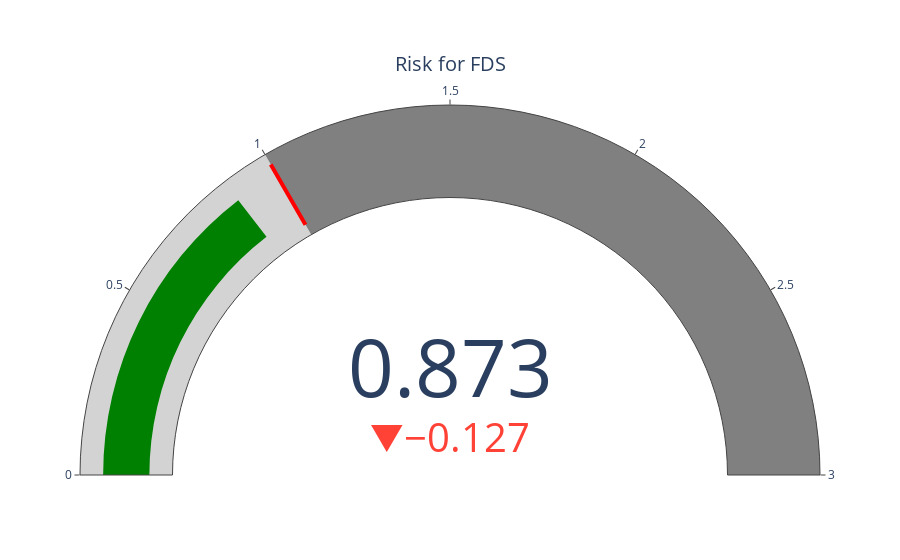

The notebook cell saved with this chart:
### Code cell
fig = go.Figure(go.Indicator(
    domain = {'x': [0, 1], 'y': [0, 1]},
    value = 0.8731,
    mode = "gauge+number+delta",
    title = {'text': "Risk for FDS"},
    delta = {'reference': 1},
    gauge = {'axis': {'range': [0, 3]},
             'steps' : [
                 {'range': [0, 1], 'color': "lightgray"},
                 {'range': [1, 3], 'color': "gray"}],
             'threshold' : {'line': {'color': "red", 'width': 4}, 'thickness': 0.75, 'value': 1.0}}))

plotly.offline.iplot(fig, filename='jupyter-parametric_plot')

### Figure 1 — Plotly figure (JSON) as saved in the notebook; plotly's stock layout.template omitted (floating-point values rounded to 4 significant figures)
{"data": [{"delta": {"reference": 1}, "domain": {"x": [0, 1], "y": [0, 1]}, "gauge": {"axis": {"range": [0, 3]}, "steps": [{"color": "lightgray", "range": [0, 1]}, {"color": "gray", "range": [1, 3]}], "threshold": {"line": {"color": "red", "width": 4}, "thickness": 0.75, "value": 1}}, "mode": "gauge+number+delta", "title": {"text": "Risk for FDS"}, "type": "indicator", "value": 0.8731}], "layout": {}}
